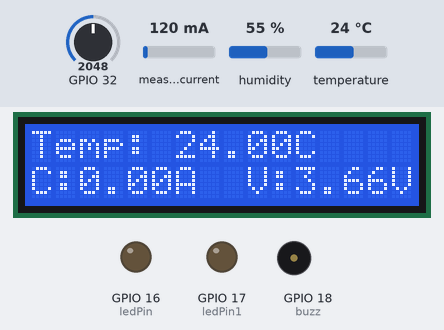
A sketch run on a simulated ESP32. Shown: 16×2 character LCD, output pins drawn as LEDs (lit = HIGH), buzzer (waves = sounding, pin HIGH). The test bench sets the inputs (shaded band); at power-on: temperature 24 °C, GPIO 32 = 2048, measured current 120 mA, humidity 55 %. WiFi joins after 1.5 s; servers stay silent unless stated; what the sketch prints to the serial monitor is not drawn.

Above: at 4.0 s.
4.1 s: temperature set to 3 °C
At 5.6 s:
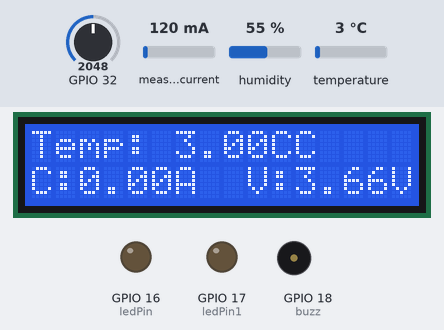
6.5 s: GPIO 32 set to 2188
At 7.9 s:
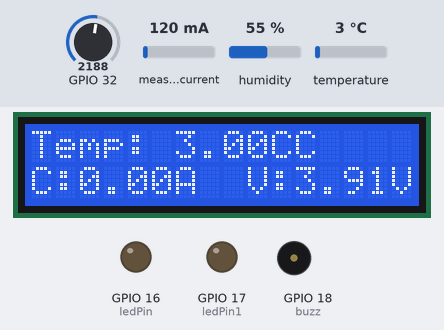
8.6 s: GPIO 32 set to 2287
At 9.6 s:
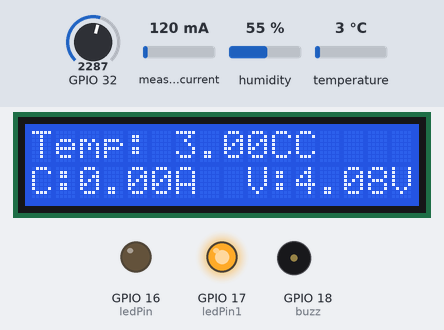
11.9 s: temperature set to 40 °C
At 15.2 s:
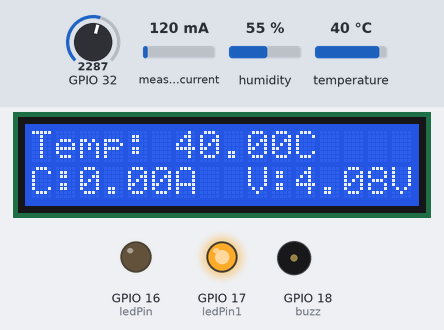
16.3 s: temperature set to 43 °C
At 18.7 s:
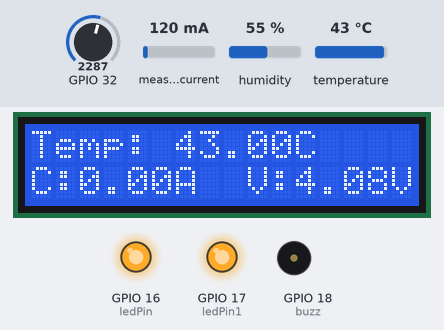
20.9 s: GPIO 32 set to 1228
At 22.0 s:
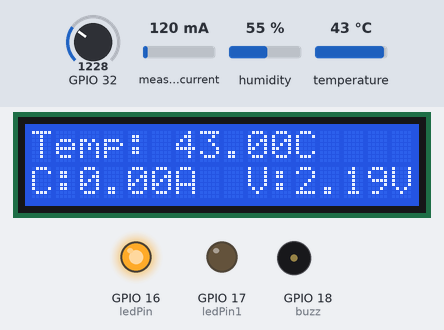
Timing chart, 0 to 26.3 s (numbered marks = the images above; inputs shaded):
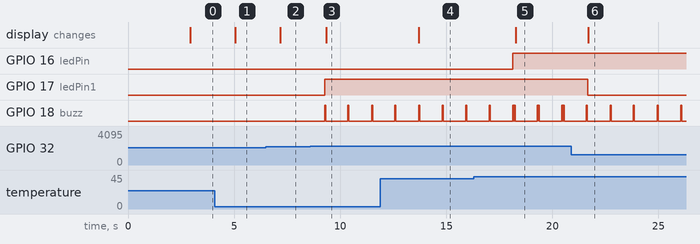

Measured:
- the behaviour switches between 2239 and 2240 on GPIO 32 (found by bisection; images 2 and 3)
- the behaviour switches between 41 and 42 °C on temperature (found by bisection; images 4 and 5)
- after the input at 4.1 s, the display: changes after 0.96 s (image 1)
- after the input at 6.5 s, the display: changes after 0.68 s (image 2)
- after the input at 8.6 s, GPIO 17 (ledPin1): LOW → HIGH after 0.66 s; GPIO 18 (buzz): alternates HIGH for 0.05 s and LOW for 1.1 s, starting after 0.66 s; the display: changes after 0.75 s (image 3)
- after the input at 11.9 s, the display: changes after 1.8 s (image 4)
- after the input at 16.3 s, GPIO 16 (ledPin): LOW → HIGH after 1.8 s; the display: changes after 2.0 s (image 5)
- after the input at 20.9 s, GPIO 17 (ledPin1): HIGH → LOW after 0.76 s; the display: changes after 0.80 s (image 6)

The sketch:

SENSORS_PROJECT.ino
```cpp
////////////////////////////////////////////////////////////////////////////////////////////////////////
/*
 * SENSOR PROJECT OVERVIEW:
 * This project involves using an ESP32 to monitor temperature, humidity, voltage, and current using various sensors (DHT11 for temperature/humidity, ACS712 for current).
 * The data is displayed on an LCD screen and sent to the Blynk app for remote monitoring. Additionally, alarms (LEDs and buzzer) are triggered when sensor readings
 * exceed certain thresholds.
 *
 * Steps involved:
 * 1. Initialize WiFi connection using Blynk credentials.
 * 2. Set up the sensors and LCD display.
 * 3. Read and process data from the temperature/humidity sensor (DHT11), voltage sensor, and current sensor (ACS712).
 * 4. Display the sensor data on the LCD screen.
 * 5. Trigger alarms if readings exceed predefined thresholds (e.g., temperature > 42°C, voltage > 4V).
 * 6. Send the processed data to the Blynk app for remote access and monitoring.
 * 7. Continuously loop to update sensor readings and alarms.
 */

////////////////////////////////////////////////////////////////////////////////////////////////////////

// Blynk Template ID and Authentication Token for connecting the ESP32 to the Blynk platform.
// Make sure to update these with your own Blynk credentials if needed.
#define BLYNK_TEMPLATE_ID "TMPL3Lkw3nIoQ"
#define BLYNK_TEMPLATE_NAME "SENSOR PROJECT"
#define BLYNK_AUTH_TOKEN "KNkgV23jpnq3-ge6Cyl4m1V1SGf-Vxh_"

////////////////////////////////////////////////////////////////////////////////////////////////////////

// WiFi credentials - update with your own WiFi network name and password to connect the ESP32 to the internet.
char ssid[] = "Mi A3";        // Your WiFi name
char pass[] = "12345678";     // Your WiFi password

////////////////////////////////////////////////////////////////////////////////////////////////////////

// Include the necessary libraries for the project. These libraries are required for the following functionalities:
// - WiFi connectivity (ESP32 to internet/Blynk).
// - Blynk connection (for remote monitoring and control).
// - LCD display control (for local data display).
// - DHT11 sensor (for temperature and humidity readings).
// - ACS712 sensor (for current measurements).
#define BLYNK_PRINT Serial   // Library used to print Blynk-related info on Serial Monitor
#include <WiFi.h>            // Library for WiFi connectivity for ESP32
#include <WiFiClient.h>
#include <BlynkSimpleEsp32.h> // Library for integrating Blynk with ESP32
#include <LiquidCrystal_I2C.h> // Library for controlling I2C LCD display
#include <DHT.h>              // Library for DHT sensor (temperature and humidity)

#include "ACS712.h"           // Library for ACS712 current sensor

////////////////////////////////////////////////////////////////////////////////////////////////////////

// Blynk Timer: Manages the interval at which data is sent to Blynk (1 second in this case).
BlynkTimer timer;

// Define the pin for the DHT11 sensor and specify the type of sensor used (DHT11 in this case).
#define DHTPIN 4              // Pin DHT11 is connected to on ESP32 (D2)
#define DHTTYPE DHT11         // Type of DHT sensor used (DHT11)
DHT dht(DHTPIN, DHTTYPE);     // Initialize DHT sensor

// Initialize the ACS712 current sensor. ACS712_05B refers to the 5A version of the sensor, and it's connected to pin 35 on the ESP32.
ACS712 sensor(ACS712_05B, 35);

// Initialize the LCD display with its I2C address (0x27), and specify it has 16 columns and 2 rows.
LiquidCrystal_I2C lcd(0x27, 16, 2);

////////////////////////////////////////////////////////////////////////////////////////////////////////

// Define pins for the alarm system. The alarms include two LEDs and a buzzer:
// - ledPin: Pin 16 for an LED (turns on when temperature exceeds threshold).
// - ledPin1: Pin 17 for another LED (turns on when voltage exceeds threshold).
// - buzz: Pin 18 for a buzzer (sounds when any alarm is triggered).
int sensorValue;
const int ledPin = 16;  // LED for temperature alarm
const int ledPin1 = 17; // LED for voltage alarm
const int buzz = 18;    // Buzzer for alarms

////////////////////////////////////////////////////////////////////////////////////////////////////////

// The setup function runs once at the beginning when the ESP32 starts up. It initializes the sensors, LCD display, WiFi connection, and Blynk.
// - It also sets up the pins for the LEDs and buzzer.
void setup() {
    Serial.begin(115200);     // Start serial communication at 115200 baud rate
    dht.begin();              // Initialize the DHT11 sensor
    sensor.calibrate();       // Calibrate the ACS712 current sensor

    // Set up the pins for the LEDs and buzzer as outputs, and ensure they are initially turned off.
    pinMode(ledPin, OUTPUT);
    digitalWrite(ledPin, LOW);
    pinMode(ledPin1, OUTPUT);
    digitalWrite(ledPin1, LOW);
    pinMode(buzz, OUTPUT);
    digitalWrite(buzz, LOW);

    // Initialize and clear the LCD display.
    lcd.init();
    lcd.backlight();
    lcd.clear();

    // Set a timer to run the sendSensor function every second (1000 milliseconds).
    timer.setInterval(1000L, sendSensor);

    // Start the Blynk connection using the authentication token and WiFi credentials defined earlier.
    Blynk.begin(BLYNK_AUTH_TOKEN, ssid, pass);

 delay(1000);
}

// TEMPERATURE AND HUMIDITY SENSOR(DHT11)
///////////////////////////////////////////////////////////////////////////////////////////////////////////////////////////////////////////////
void sendSensor() {
// Your loop code remains the same
     float t = dht.readTemperature(); // Read temperature from DHT sensor

    if (!isnan(t)) { // Check if the temperature reading is valid

        Serial.print("Temperature: ");
        Serial.println(t);
    } else {
        Serial.println("Failed to read temperature from sensor");
    }

    if (t >= 42) {
    digitalWrite(ledPin, HIGH);
    Serial.println("Turn on alarm");
    digitalWrite(buzz, HIGH);
    delay(50);
     digitalWrite(buzz, LOW);
  } else {
    digitalWrite(ledPin, LOW);
    Serial.println("Turn off alarm");
  }

   lcd.setCursor(0, 0);
  lcd.print("Temp: ");
  lcd.print(t);
  lcd.print("C");

////////////////////////////////////////////////////////////////////////////////////////////////////////////////////////////////////////////


// VOLTAGE SENSOR
////////////////////////////////////////////////////////////////////////////////////////////////////////////////////////////////////
  // Read voltage from  sensor
sensorValue = analogRead(32);
    Serial.println(sensorValue);
  float volt = sensorValue * (5.0 / 5600.0);
  Serial.println("Voltage : ");
  Serial.println(volt);
  float Vin = volt * 2;
  Serial.println("Voltage : ");
  Serial.println(Vin);
  if (Vin >= 4) {
    digitalWrite(ledPin1, HIGH);
    Serial.println("Turn on alarm");
    digitalWrite(buzz, HIGH);
    delay(50);
     digitalWrite(buzz, LOW);

  } else {
    digitalWrite(ledPin1, LOW);
    Serial.println("Turn off alarm");

  }

   lcd.setCursor(9, 1);
  lcd.print("V:");
  lcd.print(Vin);
  lcd.print("V");
///////////////////////////////////////////////////////////////////////////////////////////////////////////////////////////////


// CURRENT SENSOR CODE(ACS712)
//////////////////////////////////////////////////////////////////////////////////////////////////////////////////////////////
   // Read current from ACS712 sensor
float current = sensor.getCurrentAC();
if (current < 0.50){
    current = 0;
}
    Serial.print("Current: ");
    Serial.println(current);


 // Display values on LCD
  lcd.setCursor(0, 1);
  lcd.print("C:");
  lcd.print(current);
  lcd.print("A");

///////////////////////////////////////////////////////////////////////////////////////////////////////////////////

// SENDING
////////////////////////////////////////////////////////////////////////////////////////////////////////////////////
// Send temperature to Blynk app
        Blynk.virtualWrite(V0, t);
  // Send current to Blynk app
Blynk.virtualWrite(V1, current);
Blynk.virtualWrite(V2,Vin );


delay(1000);
}


void loop() {

Blynk.run();
timer.run();
}
```
